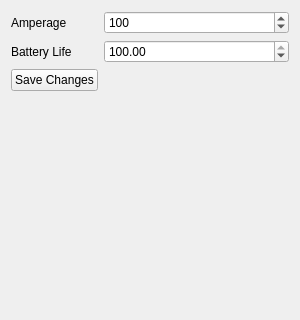
<?xml version="1.0" encoding="UTF-8"?>
<ui version="4.0">
 <class>DebugConsole</class>
 <widget class="QWidget" name="DebugConsole">
  <property name="geometry">
   <rect>
    <x>0</x>
    <y>0</y>
    <width>300</width>
    <height>320</height>
   </rect>
  </property>
  <property name="windowTitle">
   <string>Debugger</string>
  </property>
  <layout class="QFormLayout" name="formLayout">
   <item row="0" column="0">
    <widget class="QLabel" name="label">
     <property name="text">
      <string>Amperage</string>
     </property>
    </widget>
   </item>
   <item row="0" column="1">
    <widget class="QSpinBox" name="ampSpin">
     <property name="readOnly">
      <bool>false</bool>
     </property>
     <property name="correctionMode">
      <enum>QAbstractSpinBox::CorrectToNearestValue</enum>
     </property>
     <property name="maximum">
      <number>9999</number>
     </property>
     <property name="singleStep">
      <number>50</number>
     </property>
     <property name="value">
      <number>100</number>
     </property>
    </widget>
   </item>
   <item row="1" column="0">
    <widget class="QLabel" name="label_6">
     <property name="text">
      <string>Battery Life</string>
     </property>
    </widget>
   </item>
   <item row="1" column="1">
    <widget class="QDoubleSpinBox" name="batterySpin">
     <property name="maximum">
      <double>100.000000000000000</double>
     </property>
     <property name="singleStep">
      <double>0.500000000000000</double>
     </property>
     <property name="value">
      <double>100.000000000000000</double>
     </property>
    </widget>
   </item>
   <item row="2" column="0">
    <widget class="QPushButton" name="saveButton">
     <property name="text">
      <string>Save Changes</string>
     </property>
    </widget>
   </item>
  </layout>
 </widget>
 <resources/>
 <connections/>
</ui>
